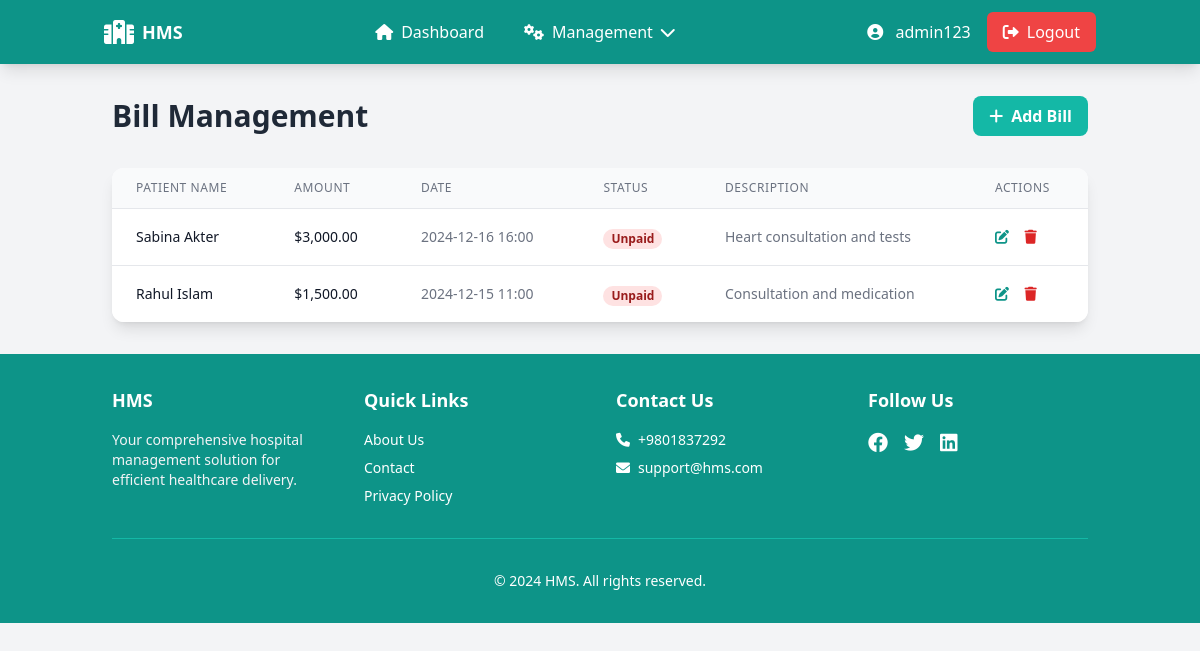
The app's page /bills/manage.php (signed in) with its own data.
### tables this page shows
CREATE TABLE `bill` (
  `bill_id` INT(11) NOT NULL AUTO_INCREMENT,
  `patient_id` INT(11) NOT NULL,
  `amount` DECIMAL(10,2) NOT NULL,
  `bill_date` DATETIME DEFAULT CURRENT_TIMESTAMP,
  `description` TEXT,
  `status` ENUM('Unpaid','Paid','Partial') DEFAULT 'Unpaid',
  PRIMARY KEY (`bill_id`),
  FOREIGN KEY (`patient_id`) REFERENCES `patient`(`patient_id`) ON DELETE CASCADE
);

CREATE TABLE `patient` (
  `patient_id` INT(11) NOT NULL AUTO_INCREMENT,
  `user_id` INT(11) DEFAULT NULL,
  `name` VARCHAR(100) NOT NULL,
  `date_of_birth` DATE NOT NULL,
  `gender` ENUM('Male','Female','Other') NOT NULL,
  `blood_group` VARCHAR(5),
  `contact_info` VARCHAR(200) NOT NULL,
  `address` TEXT,
  `emergency_contact` VARCHAR(200),
  PRIMARY KEY (`patient_id`),
  FOREIGN KEY (`user_id`) REFERENCES `user`(`user_id`) ON DELETE SET NULL
);

### bills/manage.php (the view, shortened to what this page needs)
<?php
require_once '../includes/db_connect.php';
include_once '../includes/header.php';
try {
    $stmt = $pdo->query("
        SELECT b.*, p.name as patient_name
        FROM `bill` b
        JOIN `patient` p ON b.patient_id = p.patient_id
        ORDER BY b.bill_date DESC
    ");
    $bills = $stmt->fetchAll(PDO::FETCH_ASSOC);
} catch (PDOException $e) {
    $error = "Error fetching bills: " . $e->getMessage();
    $bills = [];
}
?>
<div class="container mx-auto px-6 py-8">
    <div class="flex justify-between items-center mb-8">
        <h1 class="text-3xl font-bold text-gray-800">Bill Management</h1>
        <button onclick="document.getElementById('addBillModal').classList.remove('hidden')"
                class="bg-teal-500 hover:bg-teal-600 text-white font-semibold py-2 px-4 rounded-lg transition duration-300">
            <i class="fas fa-plus mr-2"></i>Add Bill
        </button>
    </div>
    <div class="bg-white rounded-xl shadow-lg overflow-hidden">
        <table class="min-w-full divide-y divide-gray-200">
            <thead class="bg-gray-50">
                <tr>
                    <th class="px-6 py-3 text-left text-xs font-medium text-gray-500 uppercase tracking-wider">Patient Name</th>
                    <th class="px-6 py-3 text-left text-xs font-medium text-gray-500 uppercase tracking-wider">Amount</th>
                    <th class="px-6 py-3 text-left text-xs font-medium text-gray-500 uppercase tracking-wider">Date</th>
                    <th class="px-6 py-3 text-left text-xs font-medium text-gray-500 uppercase tracking-wider">Status</th>
                    <th class="px-6 py-3 text-left text-xs font-medium text-gray-500 uppercase tracking-wider">Description</th>
                    <th class="px-6 py-3 text-left text-xs font-medium text-gray-500 uppercase tracking-wider">Actions</th>
                </tr>
            </thead>
            <tbody class="bg-white divide-y divide-gray-200">
                <?php foreach ($bills as $bill): ?>
                    <tr>
                        <td class="px-6 py-4 whitespace-nowrap text-sm text-gray-900">
                            <?php echo htmlspecialchars($bill['patient_name']); ?>
                        </td>
                        <td class="px-6 py-4 whitespace-nowrap text-sm text-gray-900">
                            $<?php echo number_format($bill['amount'], 2); ?>
                        </td>
                        <td class="px-6 py-4 whitespace-nowrap text-sm text-gray-500">
                            <?php echo date('Y-m-d H:i', strtotime($bill['bill_date'])); ?>
                        </td>
                        <td class="px-6 py-4 whitespace-nowrap">
                            <span class="px-2 inline-flex text-xs leading-5 font-semibold rounded-full
                                <?php echo $bill['status'] === 'Paid' ? 'bg-green-100 text-green-800' :
                                        ($bill['status'] === 'Partial' ? 'bg-yellow-100 text-yellow-800' :
                                        'bg-red-100 text-red-800'); ?>">
                                <?php echo htmlspecialchars($bill['status']); ?>
                            </span>
                        </td>
                        <td class="px-6 py-4 whitespace-nowrap text-sm text-gray-500">
                            <?php echo htmlspecialchars($bill['description']); ?>
                        </td>
                        <td class="px-6 py-4 whitespace-nowrap text-sm font-medium">
                            <button onclick="editBill(<?php echo htmlspecialchars(json_encode($bill)); ?>)"
                                    class="text-teal-600 hover:text-teal-900 mr-3">
                                <i class="fas fa-edit"></i>
                            </button>
                            <button onclick="deleteBill('<?php echo $bill['bill_id']; ?>')"
                                    class="text-red-600 hover:text-red-900">
                                <i class="fas fa-trash"></i>
                            </button>
                        </td>
                    </tr>
                <?php endforeach; ?>
            </tbody>
        </table>
    </div>
</div>
<?php
include_once '../includes/footer.php';
?>

### records on screen
bill: patient.name "Sabina Akter", amount "3,000.00", bill_date "2024-12-16 16:00", status "Unpaid", description "Heart consultation and tests"
bill: patient.name "Rahul Islam", amount "1,500.00", bill_date "2024-12-15 11:00", status "Unpaid", description "Consultation and medication"

### other values on screen
$_SESSION['username'] "admin123"
